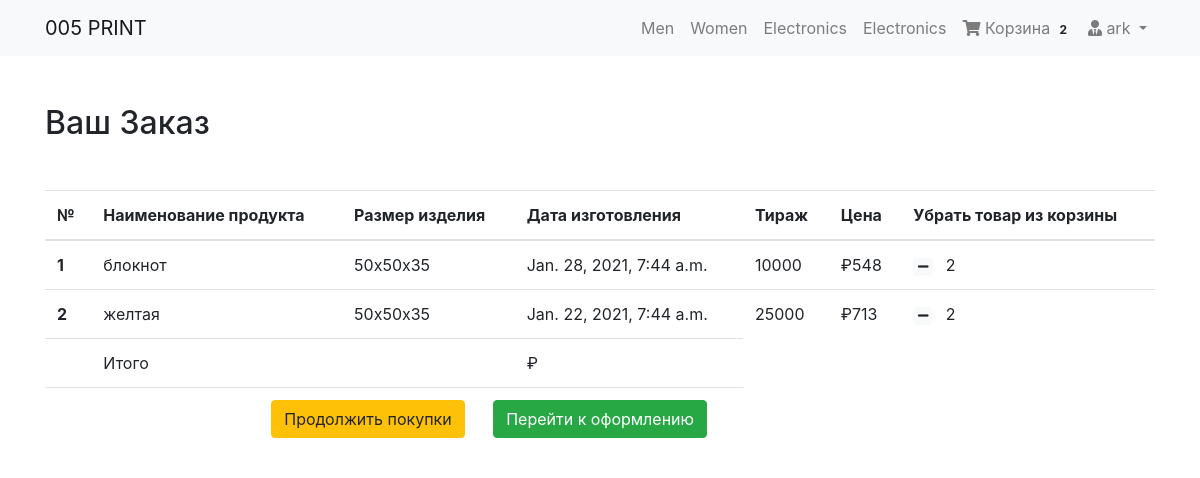
The page /cart/ (signed in) on the database as committed earlier.
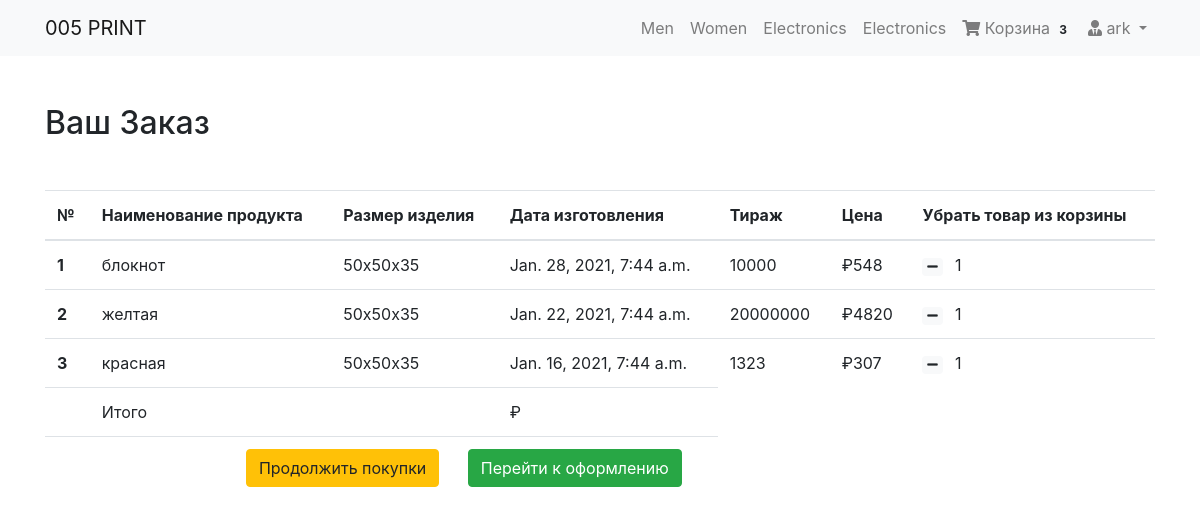
The same page on the database as committed later.
### cart/models.py (models this page shows, shortened)
class Order(models.Model):
    orderitems  = models.ManyToManyField(Cart)
    user = models.ForeignKey(User, on_delete=models.CASCADE)
    ordered = models.BooleanField(default=False)
    created = models.DateTimeField(auto_now_add=True)
    paymentId = models.CharField(max_length=200, blank=True , null=True)
    orderId = models.CharField(max_length=200, blank=True, null=True)
    def get_totals(self):
        total = 0
        for order_item in self.orderitems.all():
            total += order_item.get_total()
        return total

class Cart(models.Model):
    user = models.ForeignKey(User, on_delete=models.CASCADE)
    item = models.ForeignKey(Product, on_delete=models.CASCADE)
    quantity = models.IntegerField(default=1)
    purchased = models.BooleanField(default=False)
    created = models.DateTimeField(auto_now_add=True)
    def get_total(self):
        total = self.item.price * self.item.tirazh
        floattotal = float("{0:.2f}".format(total))
        return floattotal

### products/models.py (models this page shows, shortened)
class  Product(PolymorphicModel):
    BOX_SIZES = (
                ('50х50х35', '50х50х35'),
                ('60х60х40', '60х60х40'),
                ('60х60х40-P', '60х60х40-P'),
                ('80х80х40', '80х80х40'),
                ('80х80х40-P', '80х80х40-P'),
                ('240х185х120', '240х185х120'),
                ('270х220х70', '270х220х70'),
                )
    mainimage = models.ImageField(upload_to='products/', blank=True, null=True)
    name = models.CharField(max_length=300, default = None, null=True)
    slug = models.SlugField(default = None, null=True)
    subcategory = models.ForeignKey(SubCategory, on_delete=models.CASCADE, default = None, null=True)
    category = models.ForeignKey(Category, on_delete=models.CASCADE, default = None, null=True)
    preview_text = models.TextField(max_length=200, verbose_name='Preview Text', blank=True, null=True)
    detail_text = models.TextField(max_length=1000, verbose_name='Detail Text', blank=True, null=True)
    price = models.FloatField(default = None, null=True)
    tirazh = models.IntegerField(null=False)
    t = models.IntegerField(null=True)
    k = models.IntegerField(null=True)
    box_size = models.CharField(max_length=20, choices=BOX_SIZES,default='80х80х40')
    def timeplus(self):
        t = self.t
        futuredate = datetime.now() + timedelta(days=t)
        return futuredate
    def calc(self):
        tirazh = self.tirazh
        all_result =Product.objects.all()
        result_one = all_result.filter(box_size ='50х50х35')
        result_two = all_result.filter(box_size ='60х60х40')
        result_three = all_result.filter(box_size ='80х80х40')
        result_four = all_result.filter(box_size ='60х60х40-P')
        result_five = all_result.filter(box_size ='80х80х40-P')
        result_six = all_result.filter(box_size ='240х185х120')
        result_seven = all_result.filter(box_size ='270х220х70')
        if result_one:
            a = 39.35428* self.tirazh ** 0.2860
            return "{0:.0f}".format(round(a,0)) # 50х50х35 крышка-дно, сборка на автомат от 2500 шт
        elif  result_two:
            a = 2560787.2222
            return  "{0:.0f}".format(round(a,0)) # 60x60x40 крышка-дно, сборка на автомат от 2500 шт
        elif  result_three:
            return 2230289.1977  # 80х80х40 крышка-дно, сборка на автомат от 2500 шт
        elif  result_four:
            return 2642166.1889  # 60x60x40 крышка-дно-поясок, сборка на автомат от 2500 шт
        elif  result_five:
            return 2248996.1600 # 224.8996x−0.1600 80х80х40 крышка-дно-поясок, сборка на автомат от 2500 шт
        elif  result_six:
            return 10780131.2554 # размер 240х185х120 мм ручная сборка
        elif  result_seven:
            return 7799003.1669 # размер 270х220х70 мм ручная сборка y=779.9003x−0.1669
        else:
            return 0

### cart/views.py (the view)
# urls.py: path('cart/', CartView, name='cart-home'),
def CartView(request):
    user = request.user
    carts = Cart.objects.filter(user=user, purchased=False)
    orders = Order.objects.filter(user=user, ordered=False)
    if carts.exists():
        if orders.exists():
            order = orders[0]
            return render(request, 'cart/home.html', {"carts": carts, 'order': order})
        else:
            messages.warning(request, "У вас нет никакого товара в вашей корзине")
            return redirect("mainapp:home")
    else:
        messages.warning(request, "У вас нет никакого товара в вашей корзине")
        return redirect("mainapp:home")

### cart/templatetags/cart_tag.py (called while the page is built)
@register.filter
def cart_total(user):
    order = Order.objects.filter(user=user, ordered=False)
    if order.exists():
    	return order[0].orderitems.count()
    else:
    	return 0

### cart/templates/cart/home.html
{% extends 'products/base.html' %}
{% block content %}
<div class="container my-5">
<div class="my-5">
	<h2>Ваш Заказ</h2>
</div>
<table class="table table-hover">
  <thead>
    <tr>
      <th scope="col">№</th>
      <th scope="col">Наименование продукта</th>
      <th scope="col">Размер изделия</th>
      <th scope="col">Дата изготовления</th>
      <th scope="col">Тираж</th>
      <th scope="col">Цена</th>
      <th scope="col">Убрать товар из корзины</th>
    </tr>
  </thead>
  <tbody>
  	{% for cart in carts %}
    <tr>
      <th scope="row">{{ forloop.counter }}</th>
      <td>{{ cart.item.name }}</td>
      <td>{{ cart.item.box_size}}</td
      <td>
      <td> {{ cart.item.timeplus}} </td>
      <td>{{ cart.item.tirazh}} </td>
      <td>₽{{ cart.item.calc }}</td>
      <td>
        <a class="mr-2" href="{% url 'mainapp:decrease-cart' cart.item.slug %}"><span class="badge badge-light"><i class="fas fa-minus"></i></span></a>
      {{ cart.quantity }}
      </td>
    </tr>
	{% endfor %}
    <tr>
      <th scope="row"></th>
      <td colspan="2">Итого</td>
      <td>₽{{ product.calc| floatformat:2 }}</td>
    </tr>
    <tr>
      <th scope="row"></th>
      <td colspan="3" class="text-right ">
       <a href="/" class="btn btn-warning mr-4" >Продолжить покупки</a>
        <a href="{% url 'checkout:index' %}" class="btn btn-success mr-4">Перейти к оформлению</a>
      </td>
    </tr>
  </tbody>
</table>
</div>
{% endblock %}

### products/templates/products/navbar.html (shortened to what this page needs)
{% load cart_tag %}
<nav class="navbar navbar-expand-lg navbar-light bg-light">
  <div class="container">
  <a class="navbar-brand" href="/">005 PRINT</a>
  <div class="collapse navbar-collapse" id="navbarNav">
    <ul class="navbar-nav ml-auto">
      <li {% if request.path == 'contact' %}class="nav-item active"{% else %}class="nav-item"{% endif %}>
        <a class="nav-link" href="#">Men <span class="sr-only">(current)</span></a>
      </li>
      <li class="nav-item">
        <a class="nav-link" href="#">Women</a>
      </li>
      <li class="nav-item">
        <a class="nav-link" href="#">Electronics</a>
      </li>
       <li class="nav-item">
        <a class="nav-link" href="#">Electronics</a>
      </li>
      {% if request.user.is_authenticated %}
      <li class="nav-item">
        <a class="nav-link" href="{% url 'mainapp:cart-home' %}">
          <i class="fa fa-shopping-cart"></i> Корзина
          <span class="badge badge-light">{{ request.user| cart_total }}</span>
        </a>
      </li>
      <li class="nav-item dropdown">
        <a class="nav-link dropdown-toggle" href="#" id="navbarDropdown" role="button" data-toggle="dropdown" aria-haspopup="true" aria-expanded="false">
          <i class="fas fa-user-tie"></i> {{ request.user.username }}
        </a>
      </li>
      {% else %}
       <li class="nav-item">
        <a  class="btn btn-primary" href="/accounts/login/">Login / Register</a>
      </li>
      {% endif %}
    </ul>
  </div>
  </div>
</nav>

Rows that differ between the two databases and show on the page:
changed Cart "блокнот": quantity "2" → "1"
changed Cart "желтая": item.tirazh "25000" → "20000000"; item.calc "713" → "4820"; quantity "2" → "1"
added Cart: item.name "красная", item.box_size "50х50х35", item.timeplus "Jan. 16, 2021, 7:44 a.m.", item.tirazh "1323", item.calc "307", quantity "1"
Other text that changed with them:
{{ request.user| cart_total }}: "2" → "3"
